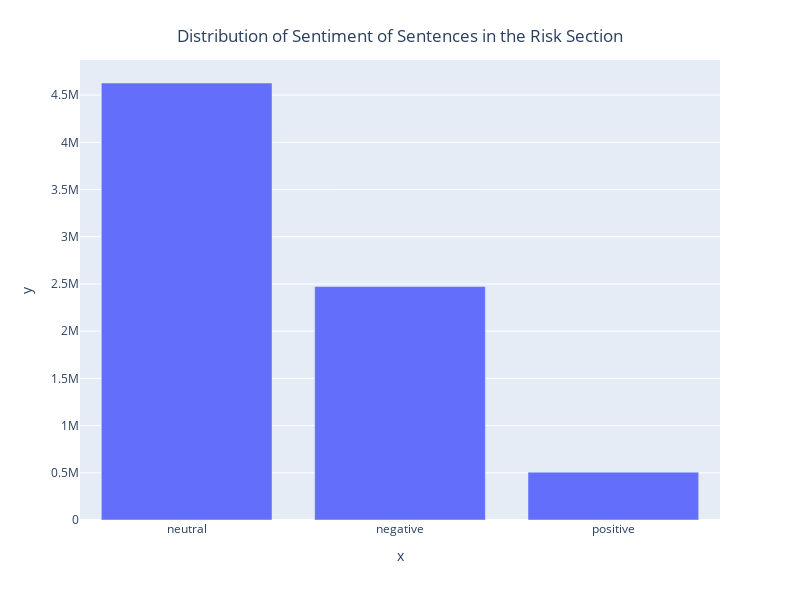

Notebook code for this chart:
### Code cell
fig = px.bar(x=total_count.index, y=total_count.values, width=800, height=600)
fig.update_layout(
    title={
        'text': 'Distribution of Sentiment of Sentences in the Risk Section',
        'y':0.95,
        'x':0.5,
        'xanchor': 'center',
        'yanchor': 'top'
    }
)
fig.show()

### Figure 1 — Plotly figure (JSON) as saved in the notebook; plotly's stock layout.template omitted (floating-point values rounded to 4 significant figures)
{"data": [{"alignmentgroup": "True", "hovertemplate": "x=%{x}<br>y=%{y}<extra></extra>", "legendgroup": "", "marker": {"color": "#636efa"}, "name": "", "offsetgroup": "", "orientation": "v", "showlegend": false, "textposition": "auto", "type": "bar", "x": ["neutral", "negative", "positive"], "xaxis": "x", "y": [4628047, 2472717, 506528], "yaxis": "y"}], "layout": {"barmode": "relative", "height": 600, "legend": {"tracegroupgap": 0}, "margin": {"t": 60}, "title": {"text": "Distribution of Sentiment of Sentences in the Risk Section", "x": 0.5, "xanchor": "center", "y": 0.95, "yanchor": "top"}, "width": 800, "xaxis": {"anchor": "y", "autorange": true, "domain": [0, 1], "range": [-0.5, 2.5], "title": {"text": "x"}, "type": "category"}, "yaxis": {"anchor": "x", "autorange": true, "domain": [0, 1], "range": [0, 4872000.0], "title": {"text": "y"}, "type": "linear"}}}
